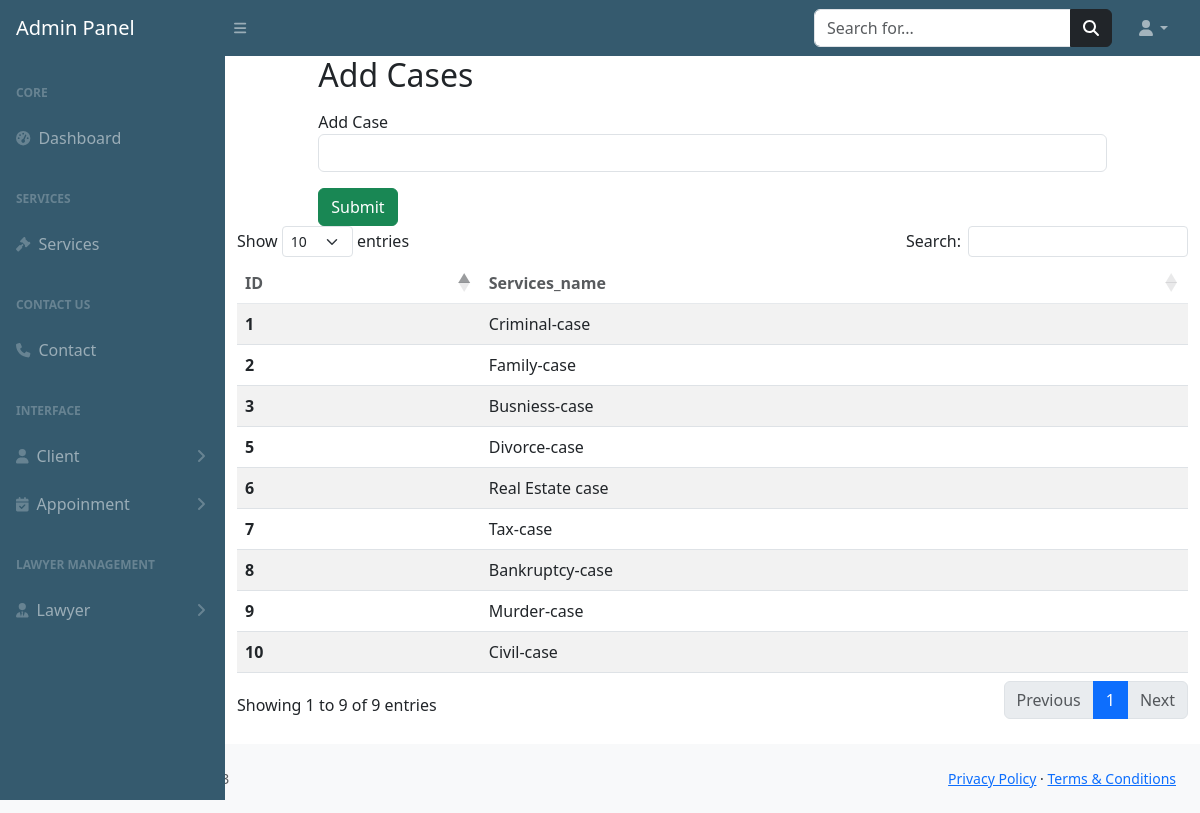
Page /admin-panel/services.php (signed in) on the committed database.
### tables this page shows
CREATE TABLE `cases` (
  `cid` int(255) NOT NULL,
  `case_name` varchar(255) NOT NULL
);

### admin-panel/services.php (the view, shortened to what this page needs)
<?php
include ("includes/header.php");
include ("includes/topbar.php");
include ("includes/sidebar.php");
include("../config.php");
?>
<div class="container">
  <div class="row justify-content-center">
  <div class="col-xl-10 col-lg-12 col-md-9">
    <form action="<?php echo $_SERVER['PHP_SELF'];?>" method="POST">
    <h2 class="mb-3">Add Cases</h2>
        <div class="form-group">
          <label for="case">Add Case</label>
          <input type="text" id="case" name="addcase" class="form-control mb-3" required>
          <input type="submit" name="btncase" class="w-10 btn btn-success" placeholder="Enter case">
        </div>
    </form>
    </div>
  </div>
  <?php
  $service="SELECT*FROM `cases`";
  $run=mysqli_query($connection,$service);
  if (mysqli_num_rows($run)>0) {
  ?>
  <table id="example" class="table table-striped" style="width:100%">
        <thead class="bg-warning p-2 text-dark bg-opacity-10" style="opacity: 75%;">
            <tr>
            <th scope="col">ID</th>
            <th scope="col">Services_name</th>
            </tr>
        </thead>
        <tbody>
            <?php
                while ($data=mysqli_fetch_assoc($run)){
            ?>
            <tr>
            <th scope="row"><?php echo $data['cid']?></th>
            <td><?php echo $data['case_name']?></td>
        </tr>
       <?php
}
}
            ?>
        </tbody>
    </table>
    </div>
</div>
</div>
<?php
include("includes/footer.php");
?>
</body>
</html>

### rows in the picture
cases: cid "1", case_name "Criminal-case"
cases: cid "2", case_name "Family-case"
cases: cid "3", case_name "Busniess-case"
cases: cid "5", case_name "Divorce-case"
cases: cid "6", case_name "Real Estate case"
cases: cid "7", case_name "Tax-case"
cases: cid "8", case_name "Bankruptcy-case"
cases: cid "9", case_name "Murder-case"
cases: cid "10", case_name "Civil-case"
